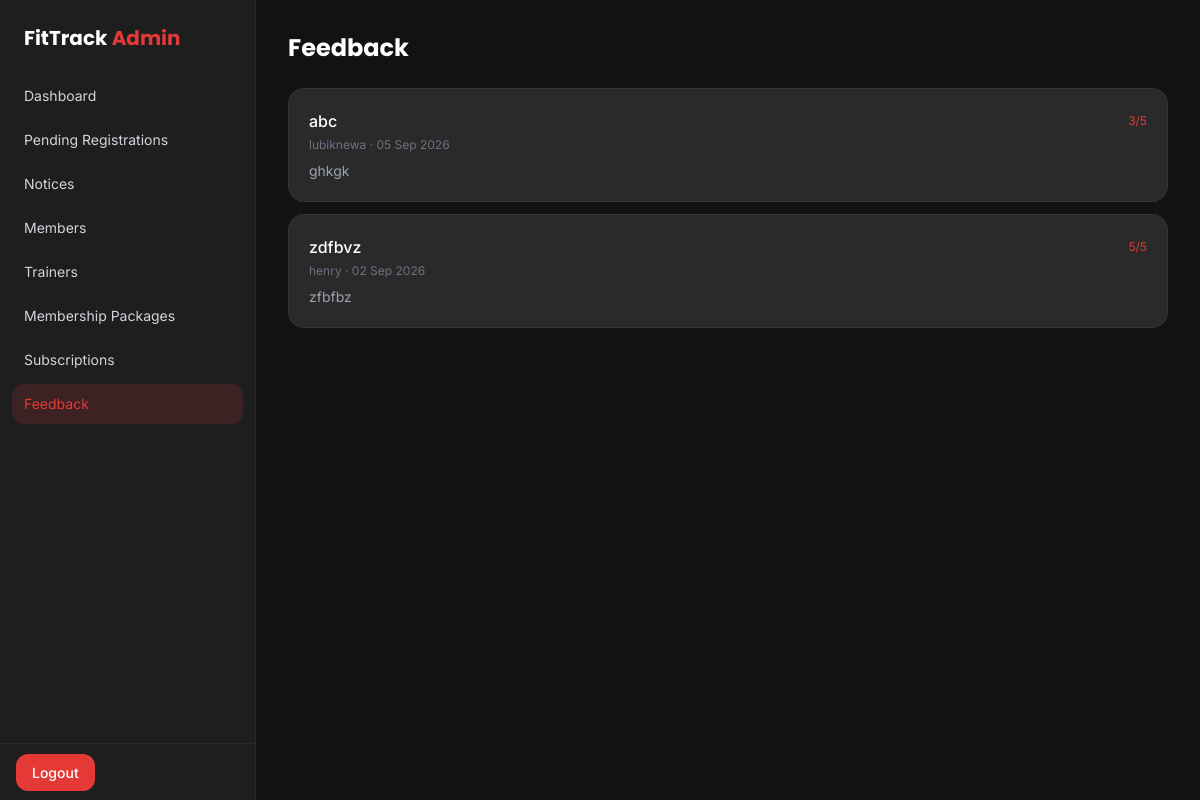
The app's page /management/feedback/ (signed in) with its own data.
### app/models.py (models this page shows, shortened)
class Feedback(models.Model):
    user = models.ForeignKey(settings.AUTH_USER_MODEL, on_delete=models.CASCADE, related_name='feedbacks')
    subject = models.CharField(max_length=150)
    message = models.TextField()
    rating = models.PositiveSmallIntegerField(
        choices=[(i, str(i)) for i in range(1, 6)],
        default=5,
        help_text="1 = Poor, 5 = Excellent"
    )
    submitted_at = models.DateTimeField(auto_now_add=True)
    class Meta:
        ordering = ['-submitted_at']

### adminpanel/views.py (the view)
# urls.py: path('feedback/', views.admin_feedback, name='admin_feedback'),
@staff_required
def admin_feedback(request):
    feedbacks = Feedback.objects.select_related('user').order_by('-submitted_at')
    return render(request, 'adminpanel/feedback.html', {'feedbacks': feedbacks})

### adminpanel/templates/adminpanel/feedback.html
{% extends 'adminpanel/base.html' %}
{% block content %}
<h1 class="font-display text-2xl font-bold mb-6">Feedback</h1>
<div class="space-y-3">
    {% for fb in feedbacks %}
    <div class="bg-dark-card border border-white/5 rounded-2xl p-5">
        <div class="flex items-center justify-between mb-1">
            <p class="text-white font-medium">{{ fb.subject }}</p>
            <span class="text-xs text-primary">{{ fb.rating }}/5</span>
        </div>
        <p class="text-xs text-gray-500 mb-2">{{ fb.user.username }} · {{ fb.submitted_at|date:"d M Y" }}</p>
        <p class="text-sm text-gray-400">{{ fb.message }}</p>
    </div>
    {% empty %}
    <p class="text-gray-500 text-sm">No feedback yet.</p>
    {% endfor %}
</div>
{% endblock %}

### records on screen
Feedback: subject "abc", rating "3", user.username "lubiknewa", submitted_at "05 Sep 2026", message "ghkgk"
Feedback: subject "zdfbvz", rating "5", user.username "henry", submitted_at "02 Sep 2026", message "zfbfbz"
